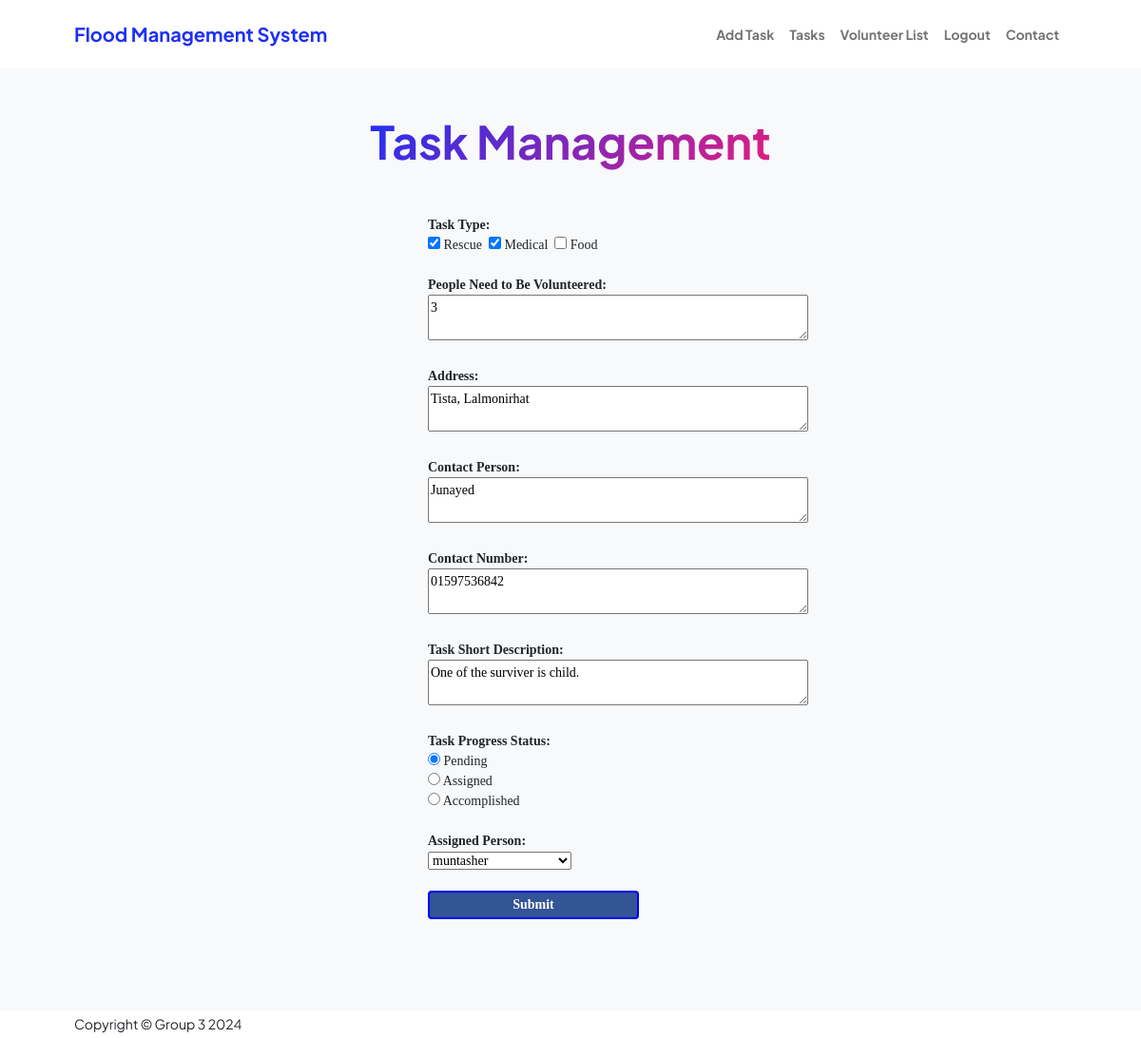
/update.php?task_id=3 (signed in), run on the app's committed database.
### tables this page shows
CREATE TABLE `tbl_task` (
  `t_id` int(11) NOT NULL,
  `t_type_rescue` text NOT NULL,
  `t_type_medical` text NOT NULL,
  `t_type_food` text NOT NULL,
  `t_number_of_people` int(11) NOT NULL,
  `t_address` text NOT NULL,
  `t_contact_person` text NOT NULL,
  `t_contact_person_phone_number` text NOT NULL,
  `t_details` text NOT NULL,
  `t_task_assigned_person` int(11) NOT NULL,
  `t_task_status` int(11) NOT NULL
);

### update.php (the view, shortened to what this page needs)
<?php
    include("connect.php");
    $title = $_SESSION['u_email'];
    $task_id = $_GET['task_id'];
    $result = mysqli_query($con, "SELECT u_id, u_first_name, u_role FROM tbl_user WHERE u_email='$title'");
    while ($row=mysqli_fetch_row($result))
    {
        $user_role = $row[2];
    }
?>
<!DOCTYPE html>
<html lang="en">
    <head>
        <link href="https://cdn.jsdelivr.net/npm/bootstrap-icons@1.8.1/font/bootstrap-icons.css" rel="stylesheet" />
        <link href="css/styles.css" rel="stylesheet" />
        <link rel="stylesheet" type="text/css" href="css/customstyle.css">
    </head>
    <body class="d-flex flex-column h-100 bg-light">
        <main class="flex-shrink-0">
            <nav class="navbar navbar-expand-lg navbar-light bg-white py-3">
                <div class="container px-5">
                    <a class="navbar-brand" href="index.html"><span class="fw-bolder text-primary">Flood Management System</span></a>
                    <div class="collapse navbar-collapse" id="navbarSupportedContent">
                        <ul class="navbar-nav ms-auto mb-2 mb-lg-0 small fw-bolder">
                            <?php
                                if($user_role==1){?>
                                    <li class="nav-item"><a class="nav-link" href="add_task.php">Add Task</a></li>
                                <?php }
                            ?>
                            <li class="nav-item"><a class="nav-link" href="admin_index.php">Tasks</a></li>
                            <li class="nav-item"><a class="nav-link" href="volunteers.php">Volunteer List</a></li>
                            <li class="nav-item"><a class="nav-link" href="logout.php">Logout</a></li>
                            <li class="nav-item"><a class="nav-link" href="contact.php">Contact</a></li>
                        </ul>
                    </div>
                </div>
            </nav>
            <section class="py-5">
                <div class="container px-5 mb-5">
                    <div class="text-center mb-5">
                        <h1 class="display-5 fw-bolder mb-0"><span class="text-gradient d-inline">Task Management</span></h1>
                    </div>
                    <?php
                        $results = mysqli_query($con, "select * from tbl_task where t_id = '$task_id'");
                        $row = mysqli_fetch_row($results);
                    ?>
                    <div id="formDiv">
                        <form method="POST" action="updatetask.php?task_id=<?=$row[0]?>" enctype="multipart/form-data">
                            <label><strong>Task Type:</strong></label><br/>
                            <label>
                                <?php if($row[1]=='1')
                                {?>
                                    <input type="checkbox" name="rescue" checked/> Rescue&nbsp;
                                <?php } else {?>
                                    <input type="checkbox" name="rescue"/> Rescue&nbsp;
                                <?php } ?>
                            </label>
                            <label>
                                <?php if($row[2]=='1')
                                {?>
                                    <input type="checkbox" name="medical" checked/> Medical&nbsp;
                                <?php } else { ?>
                                    <input type="checkbox" name="medical"/> Medical&nbsp;
                                <?php } ?>
                            </label>
                            <label>
                                <?php if($row[3]=='1')
                                {?>
                                    <input type="checkbox" name="food" checked/> Food&nbsp;
                                <?php } else { ?>
                                    <input type="checkbox" name="food"/> Food&nbsp;
                                <?php } ?>
                            </label>
                            <br/><br/>
                            <label><strong>People Need to Be Volunteered:</strong></label>
                            <textarea name="numberofpeople" style="width: 400px;"><?php echo $row[4]?></textarea><br/><br/>
                            <label><strong>Address:</strong></label>
                            <textarea name="address" style="width: 400px;"><?php echo $row[5]?></textarea><br/><br/>
                            <label><strong>Contact Person:</strong></label>
                            <textarea name="contactperson" style="width: 400px;"><?php echo $row[6]?></textarea><br/><br/>
                            <label><strong>Contact Number:</strong></label>
                            <textarea name="contactnumber" style="width: 400px;"><?php echo $row[7]?></textarea><br/><br/>
                            <label><strong>Task Short Description:</strong></label>
                            <textarea name="taskdetails" style="width: 400px;"><?php echo $row[8]?></textarea><br/><br/>
                            <label for="status"><strong>Task Progress Status:</strong></label><br/>
                            <label><?php
                                    if($row[10] == '1')
                                    { ?>
                                        <input type="radio" id="radio" name="status" value="1" checked> Pending
                                    <?php } else {?>
                                        <input type="radio" id="radio" name="status" value="1"> Pending
                                    <?php }
                            ?></label><br/>
                             <label><?php
                                    if($row[10] == '2')
                                    { ?>
                                        <input type="radio" id="radio" name="status" value="2" checked> Assigned
                                    <?php } else {?>
                                        <input type="radio" id="radio" name="status" value="2"> Assigned
                                    <?php }
                            ?></label><br/>
                             <label><?php
                                    if($row[10] == '3')
                                    { ?>
                                        <input type="radio" id="radio" name="status" value="3" checked> Accomplished
                                    <?php } else {?>
                                        <input type="radio" id="radio" name="status" value="3"> Accomplished
                                    <?php }
                            ?></label>
                            <br/><br/>
                            <?php
                            if($user_role==1){?>
                            <label for="assignedperson"><strong>Assigned Person:</strong></label><br/>
                                <select name="assignedperson">
                                    <?php
                                        $person_list = mysqli_query($con,"select * from tbl_user where u_role = '2'");
                                        while($row2 = mysqli_fetch_row($person_list)){?>
                                            <option  name="assignedperson" style="width: 500px;" value="<?php echo $row2[0] ?>">&emsp;&emsp;&emsp;&emsp;&emsp;<?php echo $row2[1]?></option>
                                        <?php }
                                    ?>
                                </select><br/><br/>
                            <?php } ?>
                            <input type="submit" class="theButtons" name="submit"/>
                        </form>
                    </div>
                </div>
            </section>
        </main>
        <footer class="bg-white py-1 mt-auto">
            <div class="container px-5">
                <div class="row align-items-center justify-content-between flex-column flex-sm-row">
                    <div class="col-auto"><div class="small m-0">Copyright &copy; Group 3 2024</div></div>
                </div>
            </div>
        </footer>
    </body>
</html>

### css/customstyle.css (style rules this page uses)
body { padding: 0; margin: 0; background-color: #CCC; }
.theButtons { width: 222px; height: 30px; background-color: #335495; border: 2px solid blue; font-weight: bold; font-family: tahoma; color: #FFF; border-radius: 4px; }
#formDiv { width: 300px; margin: 0px auto; margin-top: 20px; font-family: tahoma; font-size: 14px; }

### data on the page
tbl_task: numberofpeople "3", address "Tista, Lalmonirhat", contactperson "Junayed", contactnumber "01597536842", taskdetails "One of the surviver is child."
